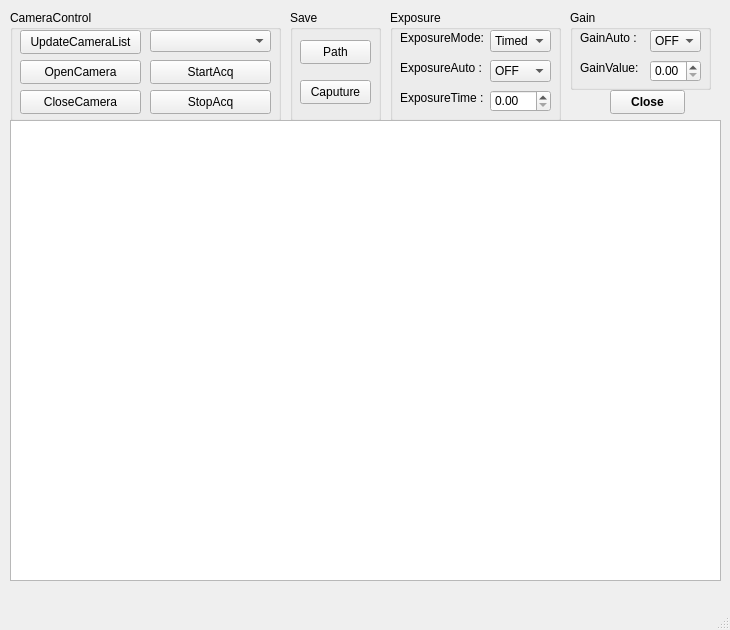
<?xml version="1.0" encoding="UTF-8"?>
<ui version="4.0">
 <class>MainWindow</class>
 <widget class="QMainWindow" name="MainWindow">
  <property name="geometry">
   <rect>
    <x>0</x>
    <y>0</y>
    <width>730</width>
    <height>630</height>
   </rect>
  </property>
  <property name="windowTitle">
   <string>MainWindow</string>
  </property>
  <widget class="QWidget" name="centralwidget">
   <widget class="QGroupBox" name="groupBox">
    <property name="geometry">
     <rect>
      <x>10</x>
      <y>10</y>
      <width>271</width>
      <height>111</height>
     </rect>
    </property>
    <property name="title">
     <string>CameraControl</string>
    </property>
    <widget class="QPushButton" name="pushButton_UpdateCameraList">
     <property name="geometry">
      <rect>
       <x>10</x>
       <y>20</y>
       <width>121</width>
       <height>24</height>
      </rect>
     </property>
     <property name="text">
      <string>UpdateCameraList</string>
     </property>
    </widget>
    <widget class="QComboBox" name="comboBox_CameraList">
     <property name="geometry">
      <rect>
       <x>140</x>
       <y>20</y>
       <width>121</width>
       <height>22</height>
      </rect>
     </property>
    </widget>
    <widget class="QPushButton" name="pushButton_OpenCamera">
     <property name="geometry">
      <rect>
       <x>10</x>
       <y>50</y>
       <width>121</width>
       <height>24</height>
      </rect>
     </property>
     <property name="text">
      <string>OpenCamera</string>
     </property>
    </widget>
    <widget class="QPushButton" name="pushButton_CloseCamera">
     <property name="geometry">
      <rect>
       <x>10</x>
       <y>80</y>
       <width>121</width>
       <height>24</height>
      </rect>
     </property>
     <property name="text">
      <string>CloseCamera</string>
     </property>
    </widget>
    <widget class="QPushButton" name="pushButton_StartAcq">
     <property name="geometry">
      <rect>
       <x>140</x>
       <y>50</y>
       <width>121</width>
       <height>24</height>
      </rect>
     </property>
     <property name="text">
      <string>StartAcq</string>
     </property>
    </widget>
    <widget class="QPushButton" name="pushButton_StopAcq">
     <property name="geometry">
      <rect>
       <x>140</x>
       <y>80</y>
       <width>121</width>
       <height>24</height>
      </rect>
     </property>
     <property name="text">
      <string>StopAcq</string>
     </property>
    </widget>
   </widget>
   <widget class="QGroupBox" name="groupBox_Caputure">
    <property name="geometry">
     <rect>
      <x>290</x>
      <y>10</y>
      <width>91</width>
      <height>111</height>
     </rect>
    </property>
    <property name="title">
     <string>Save</string>
    </property>
    <widget class="QPushButton" name="pushButton_CaputurePath">
     <property name="geometry">
      <rect>
       <x>10</x>
       <y>30</y>
       <width>71</width>
       <height>24</height>
      </rect>
     </property>
     <property name="text">
      <string>Path</string>
     </property>
    </widget>
    <widget class="QPushButton" name="pushButton_Caputure">
     <property name="geometry">
      <rect>
       <x>10</x>
       <y>70</y>
       <width>71</width>
       <height>24</height>
      </rect>
     </property>
     <property name="text">
      <string>Caputure</string>
     </property>
    </widget>
   </widget>
   <widget class="QGroupBox" name="groupBox_2">
    <property name="geometry">
     <rect>
      <x>390</x>
      <y>10</y>
      <width>171</width>
      <height>111</height>
     </rect>
    </property>
    <property name="title">
     <string>Exposure</string>
    </property>
    <widget class="QLabel" name="label">
     <property name="geometry">
      <rect>
       <x>10</x>
       <y>20</y>
       <width>91</width>
       <height>16</height>
      </rect>
     </property>
     <property name="text">
      <string>ExposureMode:</string>
     </property>
    </widget>
    <widget class="QLabel" name="label_2">
     <property name="geometry">
      <rect>
       <x>10</x>
       <y>50</y>
       <width>91</width>
       <height>16</height>
      </rect>
     </property>
     <property name="text">
      <string>ExposureAuto :</string>
     </property>
    </widget>
    <widget class="QLabel" name="label_3">
     <property name="geometry">
      <rect>
       <x>10</x>
       <y>80</y>
       <width>91</width>
       <height>16</height>
      </rect>
     </property>
     <property name="text">
      <string>ExposureTime :</string>
     </property>
    </widget>
    <widget class="QDoubleSpinBox" name="doubleSpinBox_ExposureTime">
     <property name="geometry">
      <rect>
       <x>100</x>
       <y>80</y>
       <width>61</width>
       <height>22</height>
      </rect>
     </property>
    </widget>
    <widget class="QComboBox" name="comboBox_ExposureMode">
     <property name="geometry">
      <rect>
       <x>100</x>
       <y>20</y>
       <width>61</width>
       <height>22</height>
      </rect>
     </property>
     <item>
      <property name="text">
       <string>Timed</string>
      </property>
     </item>
    </widget>
    <widget class="QComboBox" name="comboBox_ExposureAuto">
     <property name="geometry">
      <rect>
       <x>100</x>
       <y>50</y>
       <width>61</width>
       <height>22</height>
      </rect>
     </property>
     <item>
      <property name="text">
       <string>OFF</string>
      </property>
     </item>
     <item>
      <property name="text">
       <string>Continuous</string>
      </property>
     </item>
     <item>
      <property name="text">
       <string>Once</string>
      </property>
     </item>
    </widget>
   </widget>
   <widget class="QGroupBox" name="groupBox_4">
    <property name="geometry">
     <rect>
      <x>570</x>
      <y>10</y>
      <width>141</width>
      <height>80</height>
     </rect>
    </property>
    <property name="title">
     <string>Gain</string>
    </property>
    <widget class="QLabel" name="label_4">
     <property name="geometry">
      <rect>
       <x>10</x>
       <y>20</y>
       <width>61</width>
       <height>16</height>
      </rect>
     </property>
     <property name="text">
      <string>GainAuto :</string>
     </property>
    </widget>
    <widget class="QLabel" name="label_5">
     <property name="geometry">
      <rect>
       <x>10</x>
       <y>50</y>
       <width>61</width>
       <height>16</height>
      </rect>
     </property>
     <property name="text">
      <string>GainValue:</string>
     </property>
    </widget>
    <widget class="QDoubleSpinBox" name="doubleSpinBox_GainValue">
     <property name="geometry">
      <rect>
       <x>80</x>
       <y>50</y>
       <width>51</width>
       <height>22</height>
      </rect>
     </property>
    </widget>
    <widget class="QComboBox" name="comboBox_GainAuto">
     <property name="geometry">
      <rect>
       <x>80</x>
       <y>20</y>
       <width>51</width>
       <height>22</height>
      </rect>
     </property>
     <item>
      <property name="text">
       <string>OFF</string>
      </property>
     </item>
     <item>
      <property name="text">
       <string>Continuous</string>
      </property>
     </item>
     <item>
      <property name="text">
       <string>Once</string>
      </property>
     </item>
    </widget>
   </widget>
   <widget class="QPushButton" name="pushButton">
    <property name="geometry">
     <rect>
      <x>610</x>
      <y>90</y>
      <width>75</width>
      <height>24</height>
     </rect>
    </property>
    <property name="font">
     <font>
      <bold>true</bold>
     </font>
    </property>
    <property name="text">
     <string>Close</string>
    </property>
   </widget>
   <widget class="QGraphicsView" name="graphicsView">
    <property name="geometry">
     <rect>
      <x>10</x>
      <y>120</y>
      <width>711</width>
      <height>461</height>
     </rect>
    </property>
   </widget>
  </widget>
  <widget class="QMenuBar" name="menubar">
   <property name="geometry">
    <rect>
     <x>0</x>
     <y>0</y>
     <width>730</width>
     <height>22</height>
    </rect>
   </property>
  </widget>
  <widget class="QStatusBar" name="statusbar"/>
 </widget>
 <resources/>
 <connections/>
</ui>
